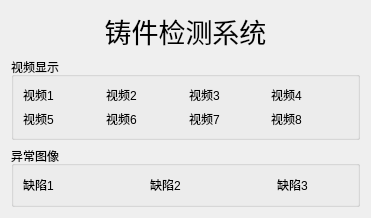
     <widget class="QWidget" name="tab">
      <attribute name="title">
       <string>主面板</string>
      </attribute>
      <layout class="QHBoxLayout" name="horizontalLayout_22">
       <item>
        <layout class="QVBoxLayout" name="verticalLayout_2" stretch="0,10,5">
         <item>
          <widget class="QLabel" name="label_2">
           <property name="enabled">
            <bool>true</bool>
           </property>
           <property name="maximumSize">
            <size>
             <width>16777215</width>
             <height>50</height>
            </size>
           </property>
           <property name="font">
            <font>
             <pointsize>20</pointsize>
            </font>
           </property>
           <property name="text">
            <string>铸件检测系统</string>
           </property>
           <property name="alignment">
            <set>Qt::AlignCenter</set>
           </property>
          </widget>
         </item>
         <item>
          <widget class="QGroupBox" name="groupBox_2">
           <property name="title">
            <string>视频显示</string>
           </property>
           <layout class="QVBoxLayout" name="verticalLayout_10">
            <property name="sizeConstraint">
             <enum>QLayout::SetNoConstraint</enum>
            </property>
            <item>
             <layout class="QGridLayout" name="gridLayout">
              <item row="1" column="0">
               <widget class="QLabel" name="label_9">
                <property name="text">
                 <string>视频5</string>
                </property>
               </widget>
              </item>
              <item row="0" column="1">
               <widget class="QLabel" name="label_6">
                <property name="text">
                 <string>视频2</string>
                </property>
               </widget>
              </item>
              <item row="1" column="4">
               <widget class="QLabel" name="label_12">
                <property name="text">
                 <string>视频8</string>
                </property>
               </widget>
              </item>
              <item row="0" column="3">
               <widget class="QLabel" name="label_7">
                <property name="text">
                 <string>视频3</string>
                </property>
               </widget>
              </item>
              <item row="0" column="0">
               <widget class="QLabel" name="label_5">
                <property name="text">
                 <string>视频1</string>
                </property>
               </widget>
              </item>
              <item row="0" column="4">
               <widget class="QLabel" name="label_8">
                <property name="text">
                 <string>视频4</string>
                </property>
               </widget>
              </item>
              <item row="1" column="3">
               <widget class="QLabel" name="label_11">
                <property name="text">
                 <string>视频7</string>
                </property>
               </widget>
              </item>
              <item row="1" column="1">
               <widget class="QLabel" name="label_10">
                <property name="text">
                 <string>视频6</string>
                </property>
               </widget>
              </item>
             </layout>
            </item>
           </layout>
          </widget>
         </item>
         <item>
          <widget class="QGroupBox" name="groupBox">
           <property name="maximumSize">
            <size>
             <width>16777215</width>
             <height>200</height>
            </size>
           </property>
           <property name="title">
            <string>异常图像</string>
           </property>
           <layout class="QVBoxLayout" name="verticalLayout_11">
            <item>
             <layout class="QHBoxLayout" name="horizontalLayout_6">
              <item>
               <widget class="QLabel" name="label_15">
                <property name="text">
                 <string>缺陷1               </string>
                </property>
               </widget>
              </item>
              <item>
               <spacer name="horizontalSpacer_6">
                <property name="orientation">
                 <enum>Qt::Horizontal</enum>
                </property>
                <property name="sizeHint" stdset="0">
                 <size>
                  <width>40</width>
                  <height>20</height>
                 </size>
                </property>
               </spacer>
              </item>
              <item>
               <widget class="QLabel" name="label_16">
                <property name="text">
                 <string>缺陷2               </string>
                </property>
               </widget>
              </item>
              <item>
               <spacer name="horizontalSpacer_7">
                <property name="orientation">
                 <enum>Qt::Horizontal</enum>
                </property>
                <property name="sizeHint" stdset="0">
                 <size>
                  <width>40</width>
                  <height>20</height>
                 </size>
                </property>
               </spacer>
              </item>
              <item>
               <widget class="QLabel" name="label_17">
                <property name="text">
                 <string>缺陷3            </string>
                </property>
               </widget>
              </item>
             </layout>
            </item>
           </layout>
          </widget>
         </item>
        </layout>
       </item>
      </layout>
     </widget>
